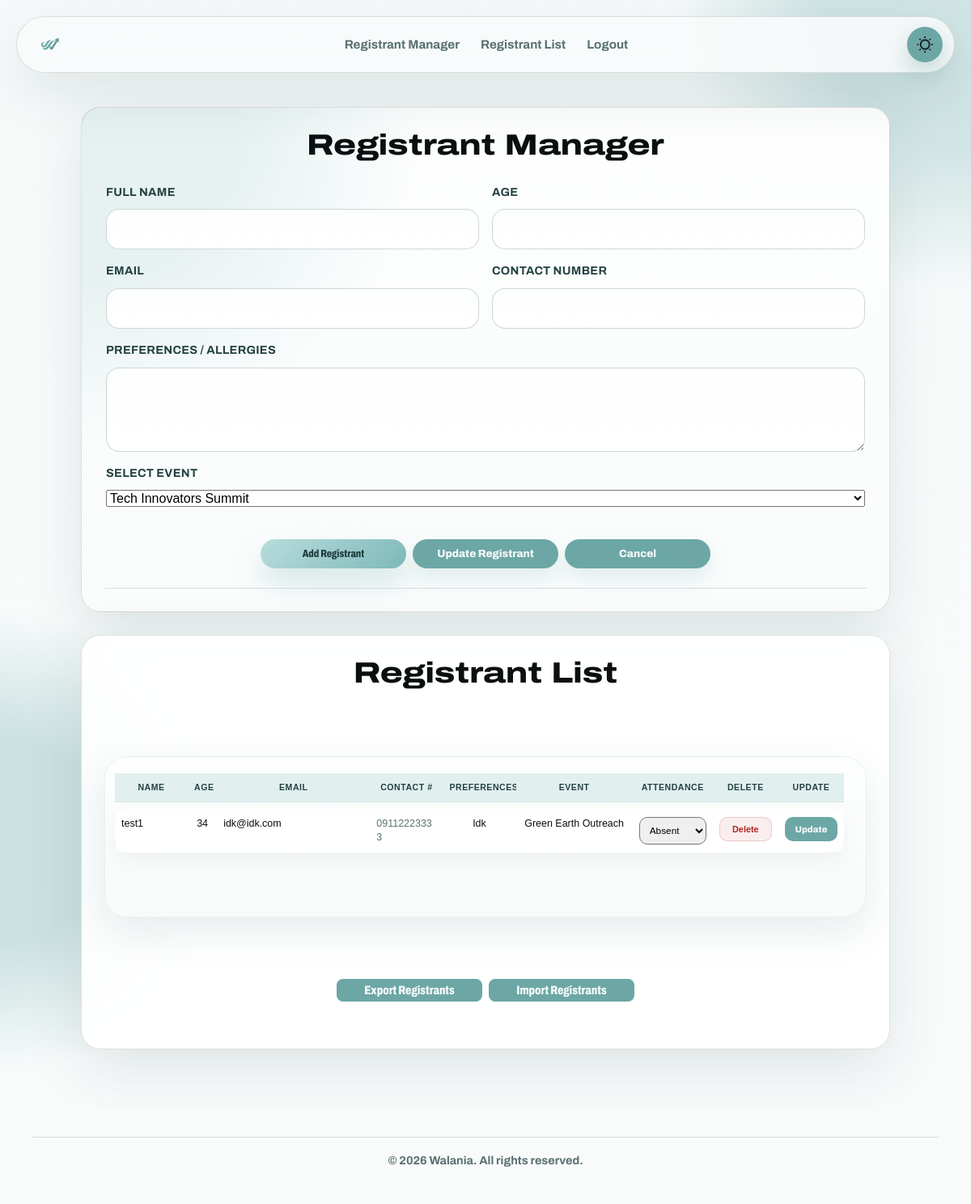
Screenshot of /views/registrant.php (signed in) with the database file from the repository.
### tables this page shows
CREATE TABLE `walania_attendance` (
  `id` int(11) NOT NULL,
  `registrant_id` int(11) NOT NULL,
  `event_id` int(11) NOT NULL,
  `attendance_status` enum('N/A','present','absent','late') DEFAULT 'N/A',
  `time_checked_in` timestamp NULL DEFAULT NULL
);

CREATE TABLE `walania_registrant` (
  `id` int(11) NOT NULL,
  `full_name` varchar(120) NOT NULL,
  `age` tinyint(3) UNSIGNED NOT NULL,
  `email` varchar(160) NOT NULL,
  `contact_number` varchar(40) NOT NULL,
  `preference_allergy` varchar(500) DEFAULT NULL,
  `registered_at` timestamp NOT NULL DEFAULT current_timestamp(),
  `event_id` int(11) DEFAULT NULL,
  `user_id` int(10) UNSIGNED DEFAULT NULL
);

CREATE TABLE `walania_event` (
  `id` int(11) NOT NULL,
  `name` varchar(50) NOT NULL,
  `event_date` date NOT NULL,
  `location` varchar(1000) NOT NULL,
  `description` varchar(1000) NOT NULL
);

### controllers/pageData.php (called while the page is built, shortened)
<?php
require_once __DIR__ . '/../models/eventModel.php';
require_once __DIR__ . '/../models/registrantModel.php';
class PageDataController{
    private $eventModel;
    private $registrantModel;
    public function __construct($dbConnection){
        $this->db = $dbConnection;
        $this->eventModel = new eventModel($this->db);
        $this->registrantModel = new registrantModel($this->db);
    }
    public function getPageData(): array
    {
        $user = null;
        if(isset($_SESSION['user_id'])){
            $user = [
                'id'        => (int)$_SESSION['user_id'],
                'username'  => $_SESSION['username'] ?? '',
                'role'      => strtolower((string)($_SESSION['role'] ?? ''))
            ];
        }
        $events = $this->eventModel->getAllEvents() ?? [];
        $totalEvents = count($events);
        $eventsMessage = $totalEvents === 0 ? 'No events available yet.' : null;
        $registrants = $this->registrantModel->getAllRegistrants() ?? [];
        $totalRegistrants = count($registrants);
        return[
            'user'               => $user,
            'events'             => $events,
            'totalEvents'        => $totalEvents,
            'eventsMessage'      => $eventsMessage,
            'registrants'        => $registrants,
            'totalRegistrants'   => $totalRegistrants,
            'registrationStatus' => null,
            'registrationErrors' => []
        ];
    }
}
?>

### models/eventModel.php (called while the page is built, shortened)
<?php
class EventModel{
    private $db;
    public function __construct($dbConnection){
        $this->db = $dbConnection;
    }
    public function getAllEvents(){
        $stmt = $this->db->query("SELECT * FROM walania_event");
        return $stmt->fetchAll(PDO::FETCH_ASSOC);
    }
}
?>

### models/registrantModel.php (called while the page is built, shortened)
<?php
class RegistrantModel{
    private $db;
    public function __construct($dbConnection){
        $this->db = $dbConnection;
    }
    public function getAllRegistrants(){
        $stmt = $this->db->query(
            "SELECT r.*, e.name AS event_name, a.attendance_status
             FROM walania_registrant r
             LEFT JOIN walania_event e ON r.event_id = e.id
             LEFT JOIN walania_attendance a ON a.registrant_id = r.id"
        );
        return $stmt->fetchAll(PDO::FETCH_ASSOC);
    }
}
?>

### views/registrant.php (the view, shortened to what this page needs)
<?php
require_once __DIR__ . '../../models/EventModel.php';
require_once __DIR__ . '../../models/RegistrantModel.php';
require_once __DIR__ . '../../controllers/PageData.php';
$database = new Database();
$conn = $database->getConnection();
$pageController = new PageDataController($conn);
$data = $pageController->getPageData();
$events = $data['events'];
$registrants = $data['registrants'];
?>
<!DOCTYPE html>
<html lang="en" data-theme="light">
<head>
    <link rel="stylesheet" href="../style.css?v=registrant-actions-small">
</head>
<body class="admin-page event-admin-page registrant-admin-page">
    <header class="site-header admin-header">
        <a href="dashboard.php" class="logo-placeholder" aria-label="Walania login">
        </a>
        <nav class="main-nav" aria-label="Registrant navigation">
            <a href="#registrant-manager">Registrant Manager</a>
            <a href="#registrant-list">Registrant List</a>
            <a href="../controllers/logout.php">Logout</a>
        </nav>
        <button type="button" class="theme-toggle" data-theme-toggle aria-label="Toggle dark mode">
            <img class="theme-toggle-icon" data-theme-icon src="../images/LightModeIcon.svg" alt="" aria-hidden="true">
        </button>
    </header>
    <main class="admin-section">
        <div class="admin-workspace">
            <section id="registrant-manager" class="admin-event-manager admin-registrant-manager">
                <div class="admin-section-card">
                    <div class="admin-panel-heading">
                        <h1>Registrant Manager</h1>
                    </div>
                    <form id="registrantForm" class="admin-event-form" action="../controllers/registrantController.php" method="POST">
                        <div class="form-grid">
                            <div class="form-group">
                                <label for="name">Full Name</label>
                                <input type="text" id="fullname" name="fullname" required>
                            </div>
                            <div class="form-group">
                                <label for="event_date">Age</label>
                                <input type="text" id="age" name="age" required>
                            </div>
                            <div class="form-group">
                                <label for="location">Email</label>
                                <input type="text" id="email" name="email" required>
                            </div>
                            <div class="form-group">
                                <label for="contact_number">Contact Number</label>
                                <input type="text" id="contact_number" name="contact_number" required>
                            </div>
                            <div class="form-group form-group-wide">
                                <label for="preference_allergy">Preferences / Allergies</label>
                                <textarea class="preferencebox" id="preference_allergy" name="preference_allergy"></textarea>
                            </div>
                            <div class="form-group form-group-wide">
                                <label for="event_id">Select Event</label>
                                <select name="event_id" id="event_id" required>
                                    <?php foreach ($events as $event): ?>
                                        <option value="<?= $event['id'] ?>"><?= htmlspecialchars($event['name']) ?></option>
                                    <?php endforeach; ?>
                                </select>
                            </div>
                        </div>
                        <div class="admin-actions">
                            <button class="primary-button submit-button" type="submit" name="add">Add Registrant</button>
                            <button class="secondary-button submit-button" type="submit" name="update" id="updateRegistrantButton" disabled>Update Registrant</button>
                            <button class="secondary-button submit-button" type="button" id="cancelRegistrantUpdate" onclick="resetRegistrantForm()" hidden>Cancel</button>
                        </div>
                    </form>
                </div>
            </section>
            <section id="registrant-list" class="admin-panel">
                <div class="admin-section-card">
                    <div class="admin-panel-heading">
                        <h1>Registrant List</h1>
                    </div>
                    <div class="admin-table-wrap">
                        <table class="admin-table registrant-table">
                            <thead>
                                <tr>
                                    <th>Name</th>
                                    <th>Age</th>
                                    <th>Email</th>
                                    <th>Contact #</th>
                                    <th>Preferences</th>
                                    <th>Event</th>
                                    <th>Attendance</th>
                                    <th>Delete</th>
                                    <th>Update</th>
                                </tr>
                            </thead>
                            <tbody>
                                <?php foreach ($registrants as $registrant): ?>
                                <tr>
                                    <td data-label="Name"><?= htmlspecialchars($registrant['full_name']) ?></td>
                                    <td data-label="Age"><?= htmlspecialchars($registrant['age']) ?></td>
                                    <td data-label="Email"><?= htmlspecialchars($registrant['email']) ?></td>
                                    <td data-label="Contact"><?= htmlspecialchars($registrant['contact_number']) ?></td>
                                    <td data-label="Preferences"><?= htmlspecialchars($registrant['preference_allergy']) ?></td>
                                    <td data-label="Event"><?= htmlspecialchars($registrant['event_name'] ?? 'N/A') ?></td>
                                    <td data-label="Attendance">
                                        <form action="../controllers/registrantController.php" method="POST">
                                            <?php $status = strtolower($registrant['attendance_status'] ?? 'n/a'); ?>
                                            <select name="attendance_status" onchange="this.form.submit()">
                                                <option value="absent" <?= $status === 'absent' ? 'selected' : '' ?>>Absent</option>
                                            </select>
                                        </form>
                                    </td>
                                    <td data-label="Delete">
                                        <button type="button" class="text-button delete-trigger" data-id="<?= $registrant['id'] ?>" data-name="<?= htmlspecialchars($registrant['full_name']) ?>">
                                            Delete
                                        </button>
                                    </td>
                                    <td data-label="Update">
                                        <button class="secondary-button" type="button" onclick="populateRegistrantManagerForm(
                                            '<?= $registrant['id'] ?>',
                                            '<?= htmlspecialchars($registrant['full_name'], ENT_QUOTES) ?>',
                                            '<?= htmlspecialchars($registrant['age'], ENT_QUOTES) ?>',
                                            '<?= htmlspecialchars($registrant['email'], ENT_QUOTES) ?>',
                                            '<?= htmlspecialchars($registrant['contact_number'], ENT_QUOTES) ?>',
                                            '<?= htmlspecialchars($registrant['preference_allergy'], ENT_QUOTES) ?>',
                                            '<?= htmlspecialchars($registrant['event_id'], ENT_QUOTES) ?>'
                                        )">
                                            Update
                                        </button>
                                    </td>
                                </tr>
                                <?php endforeach; ?>
                            </tbody>
                        </table>
                    </div>
                    <div class="admin-actions export-button-row">
                        <button class="primary-button export-button" type="button" onclick="exportXml('registrants')">Export Registrants</button>
                        <button class="primary-button export-button" type="button" onclick="startImport('import_registrants')">Import Registrants</button>
                    </div>
                </div>
            </section>
        </div>
    </main>
    <footer class="site-footer">
        <p>&copy; 2026 Walania. All rights reserved.</p>
    </footer>
</body>
</html>

### rows the page displays
walania_attendance: registrant.full_name "test1", registrant.age "34", registrant.email "idk@idk.com", registrant.contact_number "09112223333", registrant.preference_allergy "Idk", event.name "Green Earth Outreach", attendance_status "Absent"

### other values shown
form field event_id "Tech Innovators Summit"
